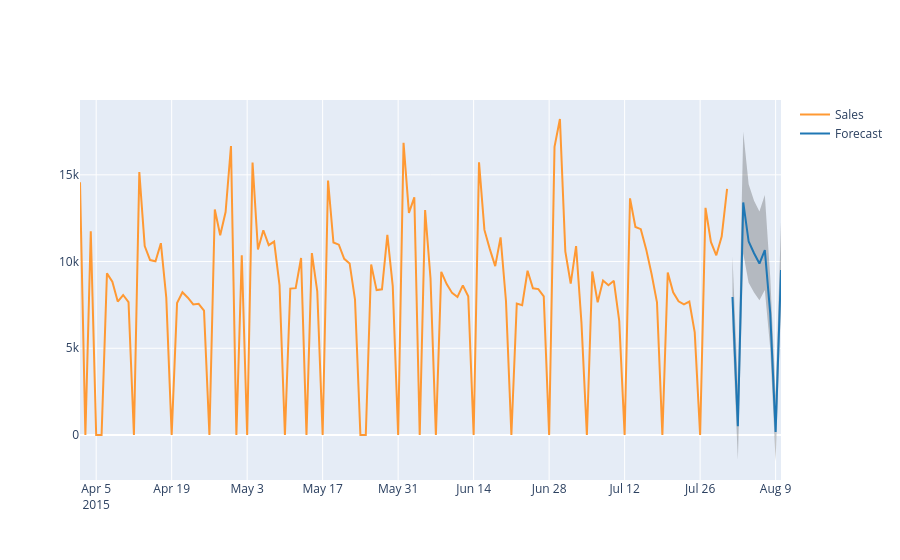

The notebook cell saved with this chart:
### Code cell
# https://help.sap.com/doc/cd94b08fe2e041c2ba778374572ddba9/2026_2_QRC/en-US/hana_ml.visualizers.html
group_key = '24'
from hana_ml.visualizers.visualizer_base import forecast_line_plot
forecast_line_plot(pred_data=predres_hdf.rename_columns({'TIME_STAMP': 'DATE'}).set_index("DATE"),
                   confidence=("LOWER_90%PI", "UPPER_90%PI"),
                   actual_data=data_hdf.select('DATE', 'Sales', 'Store').filter(f""" "Store" = '{group_key}' and DATE > TO_DATE(\'2015-04-01\')""").drop("Store").set_index("DATE"))
